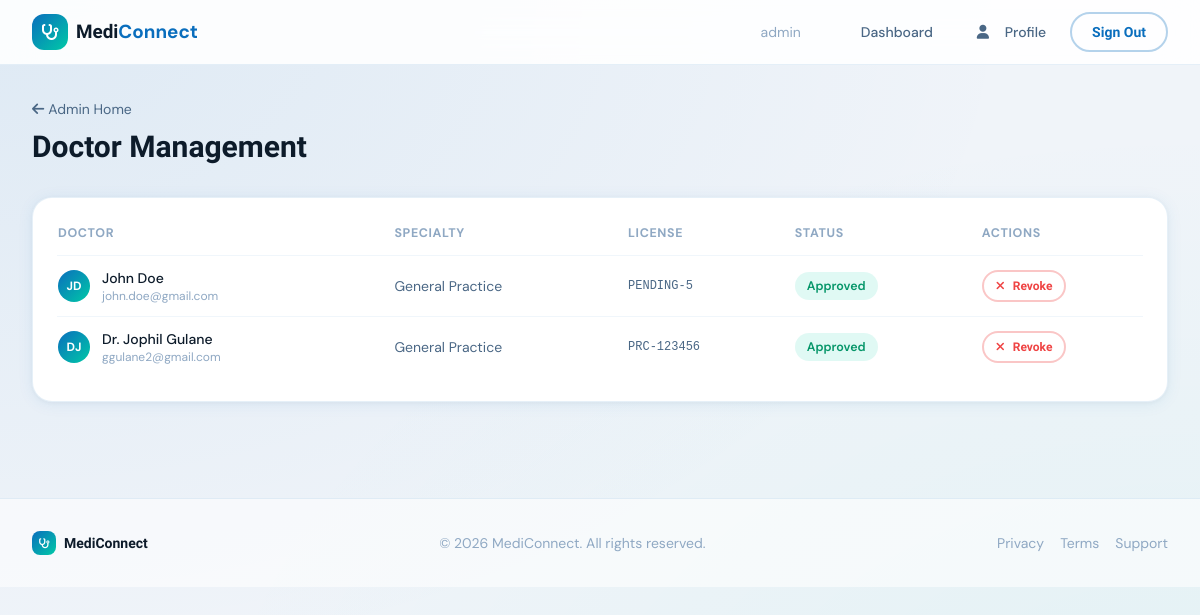
/dashboard/admin/doctors/ (signed in), run on an earlier commit of the app's database.
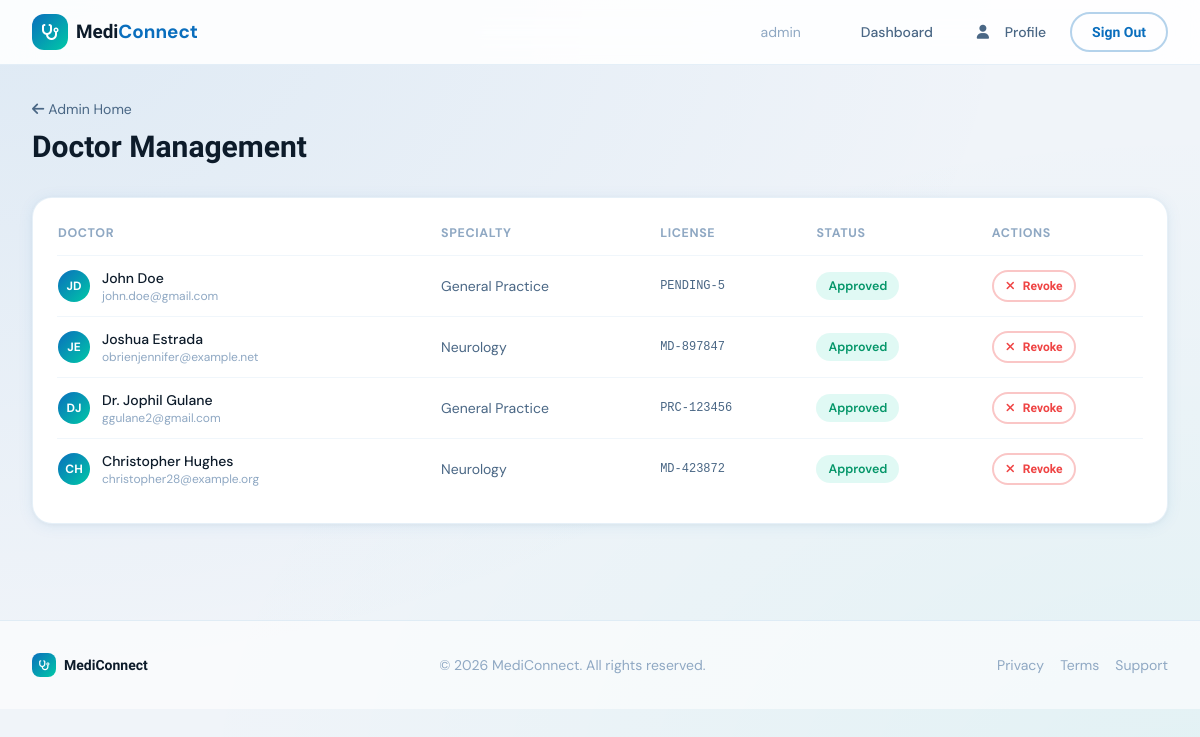
And on a later commit of the database.
### accounts/models.py (models this page shows, shortened)
class DoctorProfile(models.Model):
    AVAILABILITY_CHOICES = [
        ('online', 'Online'),
        ('offline', 'Offline'),
        ('busy', 'Busy'),
    ]
    SPECIALTY_CHOICES = [
        ('general', 'General Practice'),
        ('cardiology', 'Cardiology'),
        ('dermatology', 'Dermatology'),
        ('neurology', 'Neurology'),
        ('orthopedics', 'Orthopedics'),
        ('pediatrics', 'Pediatrics'),
        ('psychiatry', 'Psychiatry'),
        ('ophthalmology', 'Ophthalmology'),
        ('gynecology', 'Gynecology'),
        ('oncology', 'Oncology'),
        ('urology', 'Urology'),
        ('endocrinology', 'Endocrinology'),
        ('gastroenterology', 'Gastroenterology'),
        ('pulmonology', 'Pulmonology'),
        ('rheumatology', 'Rheumatology'),
        ('other', 'Other'),
    ]
    user = models.OneToOneField(User, on_delete=models.CASCADE, related_name='doctorprofile')
    specialty = models.CharField(max_length=50, choices=SPECIALTY_CHOICES, default='general')
    license_number = models.CharField(max_length=50, unique=True)
    bio = models.TextField(blank=True)
    years_of_experience = models.PositiveIntegerField(default=0)
    availability_status = models.CharField(
        max_length=10, choices=AVAILABILITY_CHOICES, default='offline'
    )
    is_verified = models.BooleanField(default=False)
    rating = models.DecimalField(max_digits=3, decimal_places=1, default=5.0)
    class Meta:
        ordering = ['-rating', 'user__last_name']
        verbose_name = 'Doctor Profile'
        verbose_name_plural = 'Doctor Profiles'

class User(AbstractUser):
    ROLE_CHOICES = [
        ('patient', 'Patient'),
        ('doctor', 'Doctor'),
        ('admin', 'Admin'),
    ]
    role = models.CharField(max_length=10, choices=ROLE_CHOICES, default='patient')
    phone = models.CharField(max_length=20, blank=True)
    profile_picture = models.ImageField(upload_to='profile_pics/', blank=True, null=True)
    def is_admin_user(self):
        return self.role == 'admin'
    def get_initials(self):
        parts = self.get_full_name().split()
        if len(parts) >= 2:
            return f"{parts[0][0]}{parts[1][0]}".upper()
        elif parts:
            return parts[0][:2].upper()
        return self.username[:2].upper()
    class Meta:
        ordering = ['username']
        verbose_name = 'User'
        verbose_name_plural = 'Users'

### dashboard/views.py (the view)
# urls.py: path('admin/doctors/', views.admin_doctors, name='admin_doctors'),
@admin_required
def admin_doctors(request):
    doctors = DoctorProfile.objects.select_related('user').order_by('is_verified', 'user__last_name')
    return render(request, 'dashboard/admin_doctors.html', {'doctors': doctors})

### templates/dashboard/admin_doctors.html (shortened to what this page needs)
{% extends 'base.html' %}
{% block content %}
<div class="mb-8 flex items-center justify-between">
    <div>
        <a href="/dashboard/admin/" class="text-sm" style="color:#4A6785;"><i
                class="fa-solid fa-arrow-left mr-1"></i>Admin Home</a>
        <h1 class="text-3xl font-bold mt-2" style="font-family:'Sora',sans-serif; color:#0D1B2A;">Doctor Management</h1>
    </div>
</div>
<div class="mc-card p-6">
    <div class="overflow-x-auto">
        <table class="w-full text-sm">
            <thead>
                <tr class="text-left"
                    style="color:#8FA8C3; font-size:0.78rem; text-transform:uppercase; letter-spacing:0.05em;">
                    <th class="pb-3 pr-4">Doctor</th>
                    <th class="pb-3 pr-4">Specialty</th>
                    <th class="pb-3 pr-4">License</th>
                    <th class="pb-3 pr-4">Status</th>
                    <th class="pb-3">Actions</th>
                </tr>
            </thead>
            <tbody>
                {% for doc in doctors %}
                <tr class="border-t hover:bg-blue-50 transition-colors" style="border-color:rgba(10,110,189,0.06);">
                    <td class="py-3 pr-4">
                        <div class="flex items-center gap-3">
                            <div class="w-8 h-8 rounded-full flex items-center justify-center text-white text-xs font-bold flex-shrink-0"
                                style="background:linear-gradient(135deg,#0A6EBD,#00C9A7);">{{ doc.user.get_initials }}
                            </div>
                            <div>
                                <p class="font-medium" style="color:#0D1B2A;">{{ doc.user.get_full_name }}</p>
                                <p class="text-xs" style="color:#8FA8C3;">{{ doc.user.email }}</p>
                            </div>
                        </div>
                    </td>
                    <td class="py-3 pr-4" style="color:#4A6785;">{{ doc.get_specialty_display }}</td>
                    <td class="py-3 pr-4 font-mono text-xs" style="color:#4A6785;">{{ doc.license_number }}</td>
                    <td class="py-3 pr-4">
                        {% if doc.is_verified %}
                        <span class="status-badge badge-active">Approved</span>
                        {% else %}
                        <span class="status-badge badge-pending">Pending</span>
                        {% endif %}
                    </td>
                    <td class="py-3">
                        <div class="flex gap-2">
                            {% if not doc.is_verified %}
                            <form method="post" action="/dashboard/admin/doctors/{{ doc.pk }}/verify/"
                                style="display:inline;">
                                {% csrf_token %}
                                <button type="submit" class="btn-accent text-xs px-3 py-1.5">
                                    <i class="fa-solid fa-check"></i> Approve
                                </button>
                            </form>
                            {% else %}
                            <form method="post" action="/dashboard/admin/doctors/{{ doc.pk }}/reject/"
                                style="display:inline;">
                                <button type="submit" class="btn-danger text-xs px-3 py-1.5">
                                    <i class="fa-solid fa-xmark"></i> Revoke
                                </button>
                            </form>
                            {% endif %}
                        </div>
                    </td>
                </tr>
                {% empty %}
                <tr>
                    <td colspan="5" class="py-8 text-center" style="color:#8FA8C3;">No doctors registered yet.</td>
                </tr>
                {% endfor %}
            </tbody>
        </table>
    </div>
</div>
{% endblock %}

What changed in the data, as far as the page shows it:
added DoctorProfile: user.get_initials "JE", user.get_full_name "Joshua Estrada", user.email "obrienjennifer@example.net", specialty "Neurology", license_number "MD-897847", is_verified "Approved"
added DoctorProfile: user.get_initials "CH", user.get_full_name "Christopher Hughes", user.email "christopher28@example.org", specialty "Neurology", license_number "MD-423872", is_verified "Approved"
